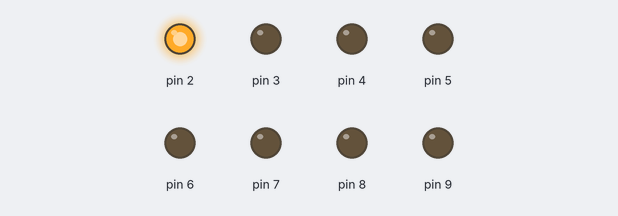
The sketch below on a simulated Arduino Uno, built with avr-gcc and run on an emulated ATmega328P. On the bench: output pins drawn as LEDs (lit = HIGH).

Above: at 0.02 s.
At 0.37 s:
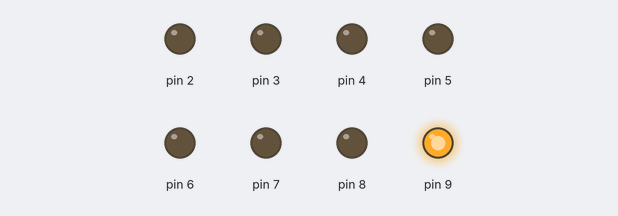
At 0.72 s:
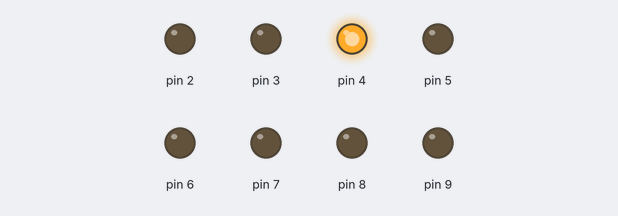
At 1.47 s:
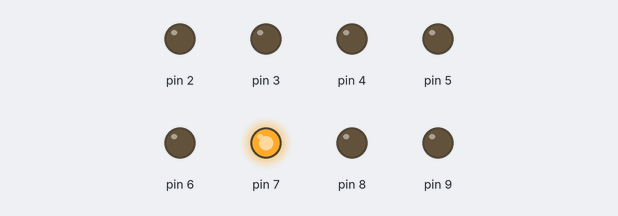
At 2.22 s:
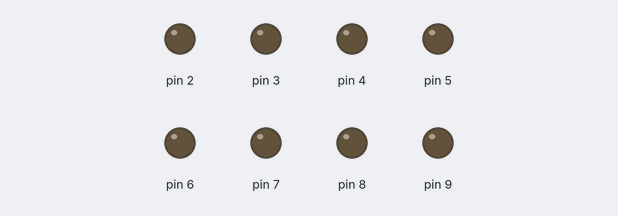
At 2.92 s:
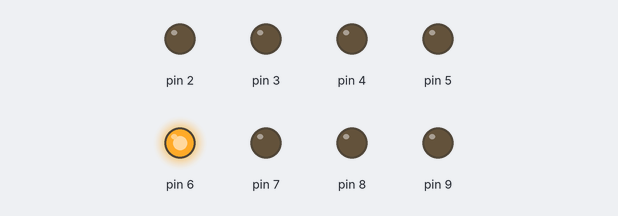
Timing chart, 0 to 3.2 s (numbered marks = the images above):
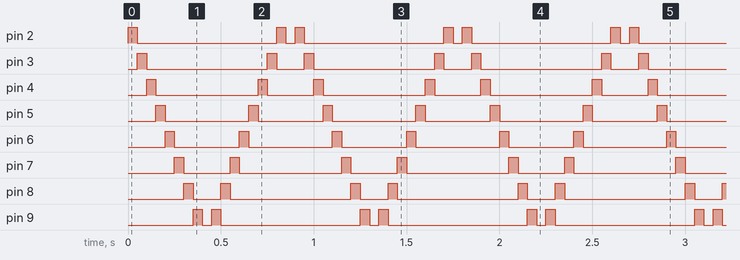

Measured:
- by itself, pin 2: repeats every 0.90 s: LOW 0.75 s, HIGH 0.05 s, LOW 0.05 s, HIGH 0.05 s
- by itself, pin 3: repeats every 0.90 s: LOW 0.65 s, HIGH 0.05 s, LOW 0.15 s, HIGH 0.05 s
- by itself, pin 4: repeats every 0.90 s: LOW 0.55 s, HIGH 0.05 s, LOW 0.25 s, HIGH 0.05 s
- by itself, pin 5: repeats every 0.90 s: LOW 0.45 s, HIGH 0.05 s, LOW 0.35 s, HIGH 0.05 s
- by itself, pin 6: repeats every 0.90 s: LOW 0.35 s, HIGH 0.05 s, LOW 0.45 s, HIGH 0.05 s
- by itself, pin 7: repeats every 0.90 s: LOW 0.25 s, HIGH 0.05 s, LOW 0.55 s, HIGH 0.05 s
- by itself, pin 8: repeats every 0.90 s: LOW 0.15 s, HIGH 0.05 s, LOW 0.65 s, HIGH 0.05 s
- by itself, pin 9: repeats every 0.90 s: LOW 0.05 s, HIGH 0.05 s, LOW 0.75 s, HIGH 0.05 s

The sketch:

INKUBATOR_04-LED_BERJALAN_tugas.ino
```cpp
void setup() {
  pinMode(2, OUTPUT);
  pinMode(3, OUTPUT);
  pinMode(4, OUTPUT);
  pinMode(5, OUTPUT);
  pinMode(6, OUTPUT);
  pinMode(7, OUTPUT);
  pinMode(8, OUTPUT);
  pinMode(9, OUTPUT);
}

void loop() {
  digitalWrite(2, HIGH);
  delay(50);
  digitalWrite(2, LOW);
  digitalWrite(3, HIGH);
  delay(50);
  digitalWrite(3, LOW);
  digitalWrite(4, HIGH);
  delay(50);
  digitalWrite(4, LOW);
  digitalWrite(5, HIGH);
  delay(50);
  digitalWrite(5, LOW);
  digitalWrite(6, HIGH);
  delay(50);
  digitalWrite(6, LOW);
  digitalWrite(7, HIGH);
  delay(50);
  digitalWrite(7, LOW);
  digitalWrite(8, HIGH);
  delay(50);
  digitalWrite(8, LOW);
  digitalWrite(9, HIGH);
  delay(50);
  digitalWrite(9, LOW);
  delay(50);
  digitalWrite(9, HIGH);
  delay(50);
  digitalWrite(9, LOW);
  digitalWrite(8, HIGH);
  delay(50);
  digitalWrite(8, LOW);
  digitalWrite(7, HIGH);
  delay(50);
  digitalWrite(7, LOW);
  digitalWrite(6, HIGH);
  delay(50);
  digitalWrite(6, LOW);
  digitalWrite(5, HIGH);
  delay(50);
  digitalWrite(5, LOW);
  digitalWrite(4, HIGH);
  delay(50);
  digitalWrite(4, LOW);
  digitalWrite(3, HIGH);
  delay(50);
  digitalWrite(3, LOW);
  digitalWrite(2, HIGH);
  delay(50);
  digitalWrite(2, LOW);
  delay(50);
}
```
